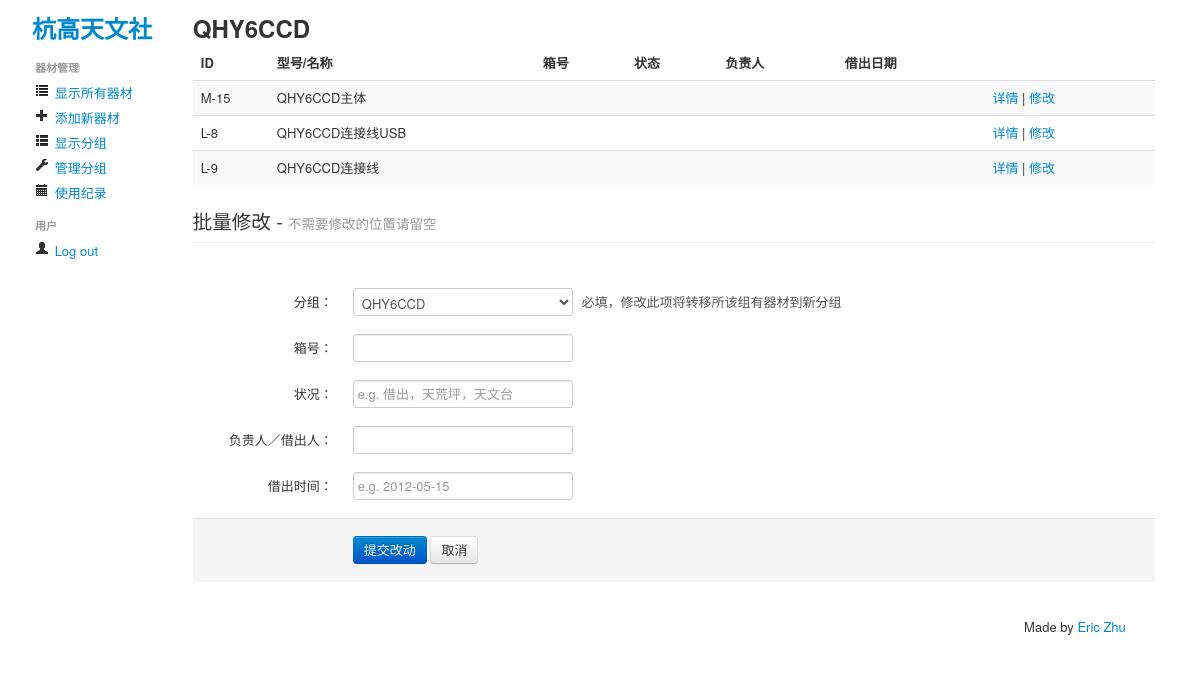
Screenshot of /manage_groups/QHY6CCD (signed in) with the database file from the repository.
### tables this page shows
CREATE TABLE entries (
	id integer primary key autoincrement,
	equip_id string not null unique,
	group_name string not null,
	category string,
	case_id string,
	model string,
	manufacturer string,
	nick string,
	status string,
	borrower string,
	check_out_date string,
	note string,
	photo string,
	foreign key(group_name) references equip_group(group_name)
);

### hgobequip.py (the view)
@app.route('/manage_groups/<group_name>', methods=['GET','POST'])
def manage_group(group_name):
	if not session.get('logged_in'):
		abort(401)
	if request.method == 'POST':
		if group_name == request.form['group_name']:
			edit_list = ['case_id', 'status', 'borrower', 'check_out_date']
			[request_names, request_changes] = get_request_updates(request, edit_list)
			if request_changes and request_names:
				update_entries_with_group_name(group_name, request_names, request_changes)
				flash("Equipment record was successfully updated for group %s" % group_name)
		else:
			edit_list = ['group_name', 'case_id', 'status', 'borrower', 'check_out_date']
			[request_names, request_changes] = get_request_updates(request, edit_list)
			if request_changes and request_names:
				equip_ids = get_equip_ids_with_group_name(group_name)
				update_entries_with_equip_ids(equip_ids, request_names, request_changes)
				flash("Equipment record was successfully updated for group %s" % group_name)
		return redirect(url_for('manage_group', group_name=group_name))
	else:
		entries = get_entries_with_group_name(group_name)
		group_names = get_group_names()
		return render_template('manage_group.html', group=entries, group_names=group_names)

### hgobequip.py (called while the page is built)
def connect_db():
	return sqlite3.connect(app.config['DATABASE'])

def get_group_names():
	cur = g.db.execute('SELECT group_name FROM equip_group')
	group_names = [row[0] for row in cur.fetchall()]
	return group_names

def get_entries_with_group_name(group_name):
	cur = g.db.execute('SELECT * FROM entries WHERE group_name=?', (group_name,))
	entries = [dict(equip_id=row[1], group_name=row[2], category=row[3], case_id=row[4], model=row[5], manufacturer=row[6], nick=row[7], status=row[8], borrower=row[9], check_out_date=row[10], note=row[11], photo=row[12]) for row in cur.fetchall()]
	return entries

@app.before_request
def before_request():
	g.db = connect_db()

@app.teardown_request
def teardown_request(exception):
	g.db.close()

### templates/manage_group.html (shortened to what this page needs)
{% extends "layout.html" %}
{% block body %}
{% if session.logged_in %}
{% if group %}
<h2>{{ group[0].group_name }}</h2>
<table id="table-{{ group[0].group_name }}" class="table table-striped">
<thead>	<tr><th>ID</th><th>型号/名称</th><th>箱号</th><th>状态</th><th>负责人</th><th>借出日期</th><th></th></tr>
</thead>
<tbody>
		{% for entry in group %}
<tr>
<td width=60>{{ entry.equip_id }}</td>
<td width=250>{{ entry.model }}</td>
<td>{{ entry.case_id }}</td>
<td>{{ entry.status }}</td>
<td>{{ entry.borrower }}</td>
<td>{{ entry.check_out_date }}</td>
<td>
	<a href="{{ url_for('detail_entry', equip_id=entry.equip_id) }}">详情</a> |
	<a href="{{ url_for('update_entry', equip_id=entry.equip_id) }}">修改</a></td>
</tr>
		{% endfor %}
</tbody>
</table>
<form id="group_edit" class="form-horizontal" action="{{ url_for('manage_group', group_name=group[0].group_name) }}" method="post">
<fieldset>
	<legend>批量修改 - <small>不需要修改的位置请留空</small></legend>
	<div class="control-group">
		<label class="control-label" for="group_name">分组：</label>
		<div class="controls">
	        <select id="group_name" name="group_name">
				{% for name in group_names %}
				{% if name==group[0].group_name %}
				<option selected="selected">{{ name }}</option>
				{% else %}
				<option>{{ name }}</option>
				{% endif %}
				{% endfor %}
			</select>
			<span class="help-inline">必填，修改此项将转移所该组有器材到新分组</span>
		</div>
	</div>
	<div class="control-group">
		<label class="control-label" for="case_id">箱号：</label>
		<div class="controls">
	        <input type=text size=30 id="case_id" name="case_id" />
		</div>
    </div>
	<div class="control-group">
		<label class="control-label" for="status">状况：</label>
		<div class="controls">
			<input type=text size=30 id="status" name="status" placeholder="e.g. 借出，天荒坪，天文台" />
		</div>
	</div>
	<div class="control-group">
		<label class="control-label" for="borrower">负责人／借出人：</label>
		<div class="controls">
			<input type=text size=30 id="borrower" name="borrower" value="" />
		</div>
	</div>
	<div class="control-group">
		<label class="control-label" for="check_out_date">借出时间：</label>
		<div class="controls">
			<input type="text" id="check_out_date" name="check_out_date" placeholder="e.g. 2012-05-15" />
		</div>
	</div>
	<div class="form-actions">
    	<button type="submit" class="btn btn-primary">提交改动</button>
		<a href="{{ url_for('show_groups') }}" class="btn">取消</a>
	</div>
</fieldset>
</form>
{% else %}
<div class="alert alert-info">
<h4 class="alert-heading">该组没有任何器材</h4>
</div>
{% endif %}
{% endif %}
{% endblock %}

### templates/layout.html (shortened to what this page needs)
<!DOCTYPE HTML>
<head>
<link rel="stylesheet" type="text/css" href="{{ url_for('static', filename='style.css') }}">
<link rel="stylesheet" type="text/css" href="{{ url_for('static', filename='bootstrap/css/bootstrap.min.css') }}">
</head>
<body>
<div class="container-fluid">
	<div class="row-fluid">
		<div id="sidebar" class="span2">
			<h2><a href="{{ url_for('show_entries')}}">杭高天文社</a></h2>
			<ul class="nav nav-list">
				{% if not session.logged_in %}
				<li><a href="{{ url_for('login') }}">Log in</a></li>
				{% else %}
				<li class="nav-header">器材管理</li>
				<li><a href="{{ url_for('show_entries') }}"><i class="icon-list"></i> 显示所有器材</a></li>
				<li><a href="{{ url_for('add_entry') }}"><i class="icon-plus"></i> 添加新器材</a></li>
				<li><a href="{{ url_for('show_groups') }}"><i class="icon-th-list"></i> 显示分组</a></li>
				<li><a href="{{ url_for('manage_groups') }}"><i class="icon-wrench"></i> 管理分组</a></li>
				<li><a href="#"><i class="icon-calendar"></i> 使用纪录</a></li>
				<li class="nav-header">用户</li>
				<li><a href="{{ url_for('logout') }}"><i class="icon-user"></i> Log out</a></li>
				{% endif %}
			</ul>
		</div>
		<div id="mainbody" class="span10">
			{% block body %}{% endblock %}
			<div id="footer" class="span12">Made by <a href="http://40stgeorge.net">Eric Zhu</a></div>
		</div>
	</div>
</div>
</body>

### static/style.css (style rules this page uses)
#sidebar h2 { margin: 10px 0px 10px 12px; }
#mainbody { margin: 10px auto; }
#footer { text-align: right; padding-right: 50px; }

### rows the page displays
entries: group_name "QHY6CCD", equip_id "M-15", model "QHY6CCD主体"
entries: equip_id "L-8", model "QHY6CCD连接线USB"
entries: equip_id "L-9", model "QHY6CCD连接线"

### other values shown
form field group_name "QHY6CCD"
